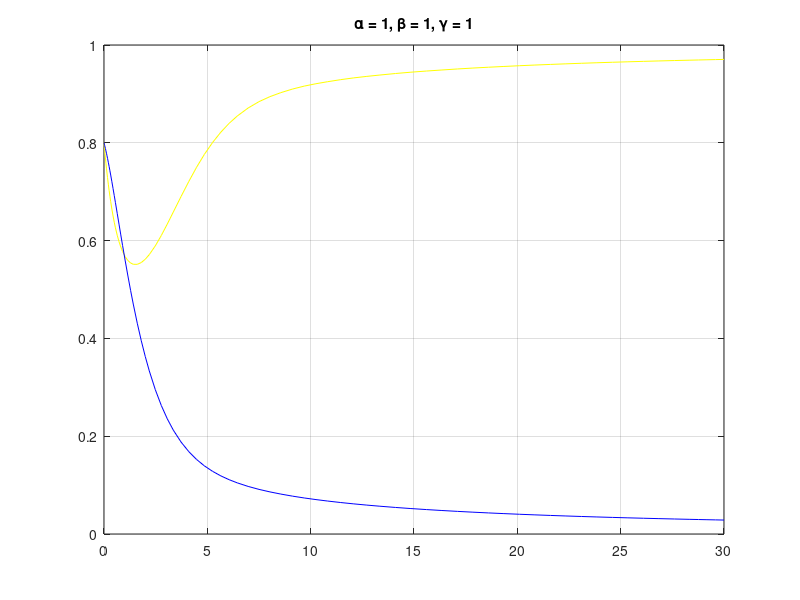
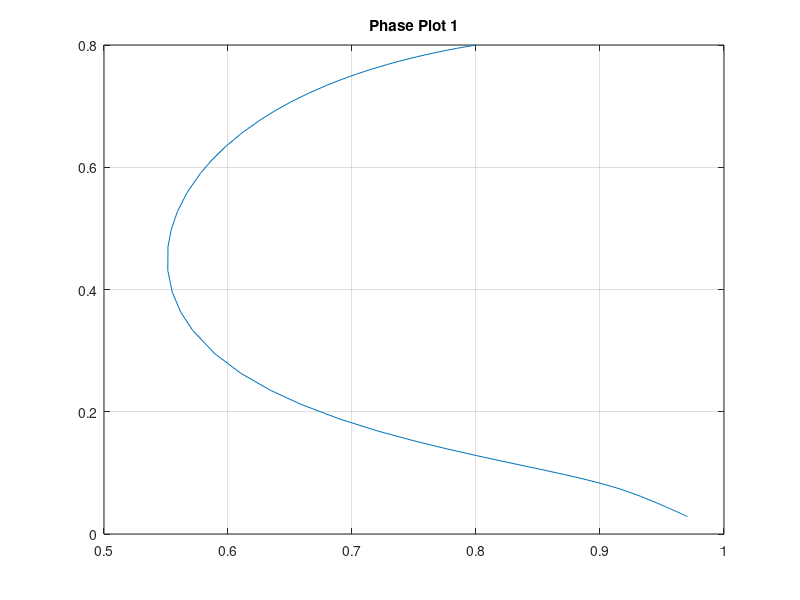
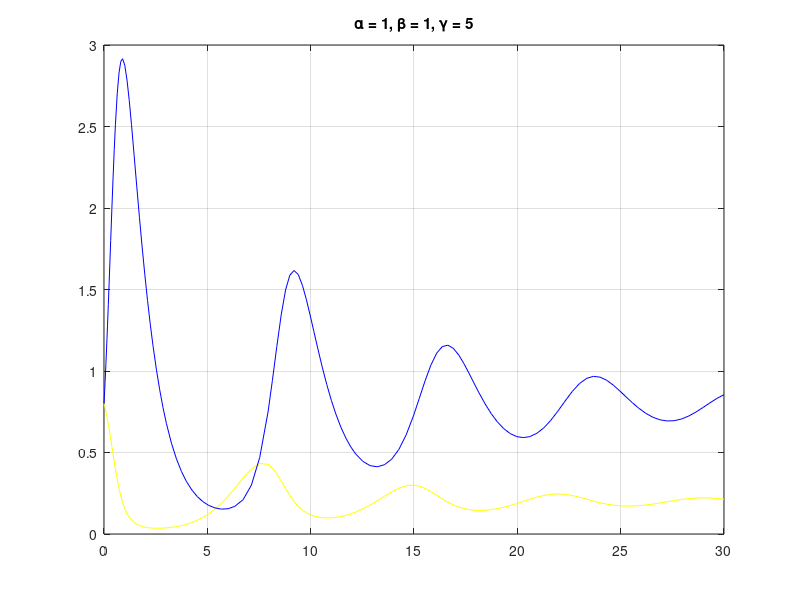
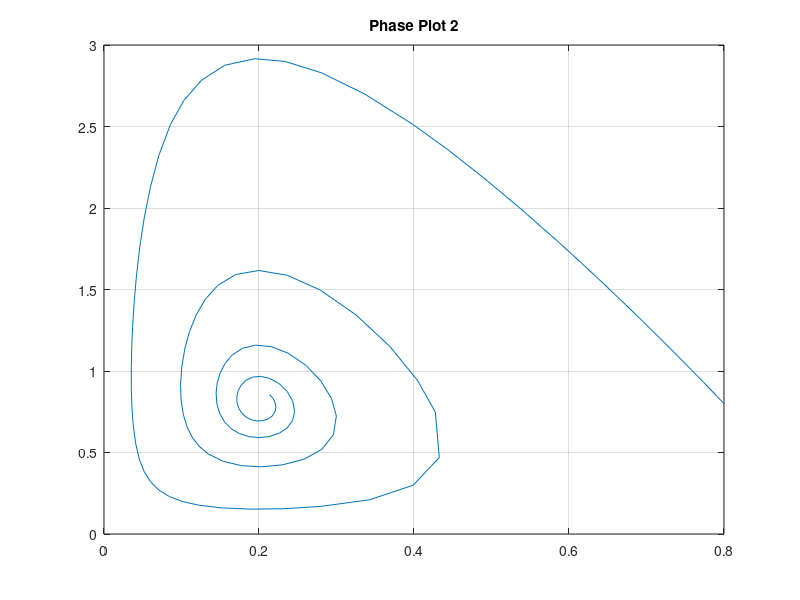

Here is the MATLAB script that generated these plots, in order:
g = @(t,x,a,b,y) [x(1)*(1-a*x(1))-b*x(1)*x(2); y*x(1)*x(2)-x(2)];
u0 = .8; v0 = .8;
ti = 0; tf = 30;
tspan = [ti tf];
ic = [u0, v0];
a = [1 1 0 1];
b = [1 1 .1 1];
y = [1 5 1 50];
for i = 1:4
    figure
    [t,x] = ode45(@(t,x) g(t,x,a(i),b(i),y(i)), tspan, ic);
    plot(t,x(:,1),'y-',t,x(:,2),'b-')
    p = sprintf('\\alpha = %d, \\beta = %d, \\gamma = %d', a(i), b(i), y(i));
    title(p)
    grid on
    figure
    plot(x(:,1),x(:,2),'-')
    p = sprintf('Phase Plot %d', i);
    title(p)
    grid on
end


